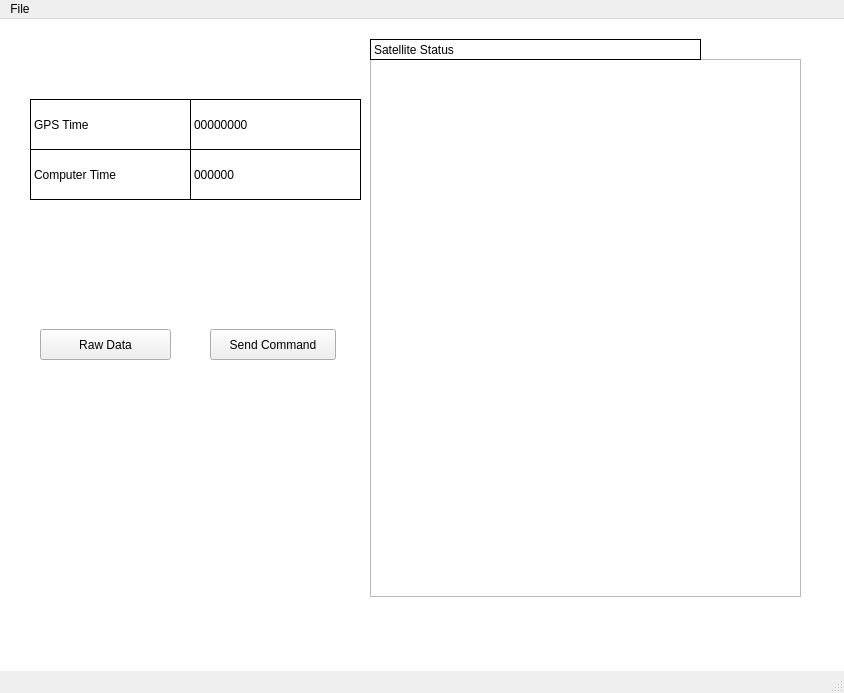
<?xml version="1.0" encoding="UTF-8"?>
<ui version="4.0">
 <class>GPS_Main</class>
 <widget class="QMainWindow" name="GPS_Main">
  <property name="geometry">
   <rect>
    <x>0</x>
    <y>0</y>
    <width>844</width>
    <height>693</height>
   </rect>
  </property>
  <property name="windowTitle">
   <string>MainWindow</string>
  </property>
  <property name="styleSheet">
   <string notr="true">QWidget#mainwidget{
background-color: rgb(255, 255, 255);}</string>
  </property>
  <widget class="QWidget" name="mainwidget">
   <widget class="QLabel" name="label_3">
    <property name="geometry">
     <rect>
      <x>30</x>
      <y>130</y>
      <width>161</width>
      <height>51</height>
     </rect>
    </property>
    <property name="styleSheet">
     <string notr="true">
border-right: 1px solid;
border-top: 1px  solid;
border-left: 1px  solid;
border-bottom: 1px  solid;
border-color: rgb(0, 0, 0);</string>
    </property>
    <property name="text">
     <string>Computer Time</string>
    </property>
   </widget>
   <widget class="QLabel" name="label_2">
    <property name="geometry">
     <rect>
      <x>30</x>
      <y>80</y>
      <width>161</width>
      <height>51</height>
     </rect>
    </property>
    <property name="styleSheet">
     <string notr="true">
border-right: 1px solid;
border-top: 1px  solid;
border-left: 1px  solid;
border-bottom: 1px  solid;
border-color: rgb(0, 0, 0);</string>
    </property>
    <property name="text">
     <string>GPS Time</string>
    </property>
   </widget>
   <widget class="QLabel" name="gps_time">
    <property name="geometry">
     <rect>
      <x>190</x>
      <y>80</y>
      <width>171</width>
      <height>51</height>
     </rect>
    </property>
    <property name="styleSheet">
     <string notr="true">
border-right: 1px solid;
border-top: 1px  solid;
border-left: 1px  solid;
border-bottom: 1px  solid;
border-color: rgb(0, 0, 0);</string>
    </property>
    <property name="text">
     <string>00000000</string>
    </property>
   </widget>
   <widget class="QLabel" name="compterTime">
    <property name="geometry">
     <rect>
      <x>190</x>
      <y>130</y>
      <width>171</width>
      <height>51</height>
     </rect>
    </property>
    <property name="styleSheet">
     <string notr="true">
border-right: 1px solid;
border-top: 1px  solid;
border-left: 1px  solid;
border-bottom: 1px  solid;
border-color: rgb(0, 0, 0);</string>
    </property>
    <property name="text">
     <string>000000</string>
    </property>
   </widget>
   <widget class="QPushButton" name="sendWindow">
    <property name="geometry">
     <rect>
      <x>210</x>
      <y>310</y>
      <width>126</width>
      <height>31</height>
     </rect>
    </property>
    <property name="text">
     <string>Send Command</string>
    </property>
   </widget>
   <widget class="QPushButton" name="rawdatawindow">
    <property name="geometry">
     <rect>
      <x>40</x>
      <y>310</y>
      <width>131</width>
      <height>31</height>
     </rect>
    </property>
    <property name="styleSheet">
     <string notr="true"/>
    </property>
    <property name="text">
     <string>Raw Data</string>
    </property>
   </widget>
   <widget class="QTableView" name="statusWindow">
    <property name="geometry">
     <rect>
      <x>370</x>
      <y>40</y>
      <width>431</width>
      <height>538</height>
     </rect>
    </property>
   </widget>
   <widget class="QLabel" name="label">
    <property name="geometry">
     <rect>
      <x>370</x>
      <y>20</y>
      <width>331</width>
      <height>21</height>
     </rect>
    </property>
    <property name="styleSheet">
     <string notr="true">
border-right: 1px solid;
border-top: 1px  solid;
border-left: 1px  solid;
border-bottom: 1px  solid;
border-color: rgb(0, 0, 0);</string>
    </property>
    <property name="text">
     <string>Satellite Status</string>
    </property>
   </widget>
  </widget>
  <widget class="QMenuBar" name="menubar">
   <property name="geometry">
    <rect>
     <x>0</x>
     <y>0</y>
     <width>844</width>
     <height>21</height>
    </rect>
   </property>
   <widget class="QMenu" name="menuFile">
    <property name="title">
     <string>File</string>
    </property>
   </widget>
   <addaction name="menuFile"/>
  </widget>
  <widget class="QStatusBar" name="statusbar"/>
 </widget>
 <resources/>
 <connections/>
</ui>
